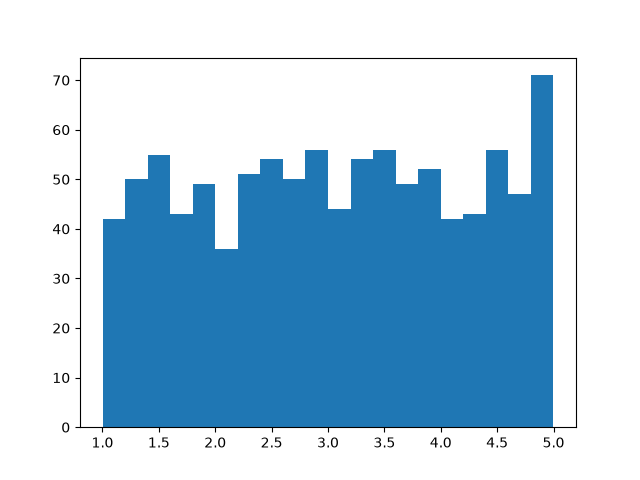

Generate this figure with Python:
import numpy as np
from scipy import stats
import matplotlib.pyplot as plt

x = np.random.uniform(1,5,1000)
y= np.random.uniform(2,10,1000)
#histogram
plt.hist(x, bins=20)
plt.savefig("histogram.png")
plt.close()

print("File saved successfully...!")

#scatter plot

plt.scatter(x,y,color="orange", label="Scatter Plot Example")
plt.savefig("scatter.png")

print("file saved..!")
